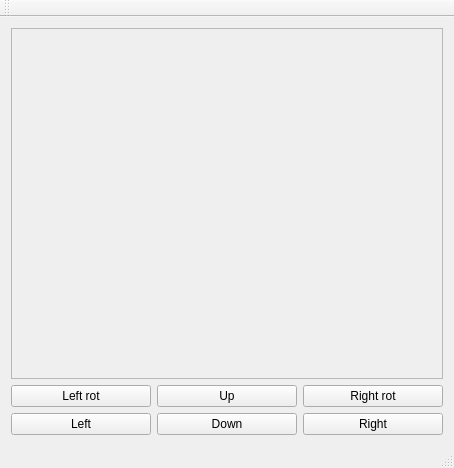
<?xml version="1.0" encoding="UTF-8"?>
<ui version="4.0">
 <class>MainWindow</class>
 <widget class="QMainWindow" name="MainWindow">
  <property name="geometry">
   <rect>
    <x>0</x>
    <y>0</y>
    <width>454</width>
    <height>468</height>
   </rect>
  </property>
  <property name="windowTitle">
   <string>MainWindow</string>
  </property>
  <widget class="QWidget" name="centralWidget">
   <layout class="QVBoxLayout" name="verticalLayout_4">
    <item>
     <widget class="DashBoard" name="frame">
      <property name="frameShape">
       <enum>QFrame::StyledPanel</enum>
      </property>
      <property name="frameShadow">
       <enum>QFrame::Raised</enum>
      </property>
     </widget>
    </item>
    <item>
     <layout class="QHBoxLayout" name="horizontalLayout">
      <property name="sizeConstraint">
       <enum>QLayout::SetMinimumSize</enum>
      </property>
      <item>
       <layout class="QVBoxLayout" name="verticalLayout_3">
        <item>
         <widget class="QPushButton" name="LeftRotButton">
          <property name="text">
           <string>Left rot</string>
          </property>
         </widget>
        </item>
        <item>
         <widget class="QPushButton" name="Left">
          <property name="text">
           <string>Left</string>
          </property>
         </widget>
        </item>
       </layout>
      </item>
      <item>
       <layout class="QVBoxLayout" name="verticalLayout_2">
        <item>
         <widget class="QPushButton" name="upButton">
          <property name="text">
           <string>Up</string>
          </property>
         </widget>
        </item>
        <item>
         <widget class="QPushButton" name="downButton">
          <property name="text">
           <string>Down</string>
          </property>
         </widget>
        </item>
       </layout>
      </item>
      <item>
       <layout class="QVBoxLayout" name="verticalLayout">
        <item>
         <widget class="QPushButton" name="RightRotButton">
          <property name="text">
           <string>Right rot</string>
          </property>
         </widget>
        </item>
        <item>
         <widget class="QPushButton" name="RightButton">
          <property name="text">
           <string>Right</string>
          </property>
         </widget>
        </item>
       </layout>
      </item>
     </layout>
    </item>
   </layout>
  </widget>
  <widget class="QMenuBar" name="menuBar">
   <property name="geometry">
    <rect>
     <x>0</x>
     <y>0</y>
     <width>454</width>
     <height>20</height>
    </rect>
   </property>
  </widget>
  <widget class="QToolBar" name="mainToolBar">
   <attribute name="toolBarArea">
    <enum>TopToolBarArea</enum>
   </attribute>
   <attribute name="toolBarBreak">
    <bool>false</bool>
   </attribute>
  </widget>
  <widget class="QStatusBar" name="statusBar"/>
 </widget>
 <layoutdefault spacing="6" margin="11"/>
 <customwidgets>
  <customwidget>
   <class>DashBoard</class>
   <extends>QFrame</extends>
   <header>dashboard.h</header>
   <container>1</container>
  </customwidget>
 </customwidgets>
 <resources/>
 <connections/>
</ui>
